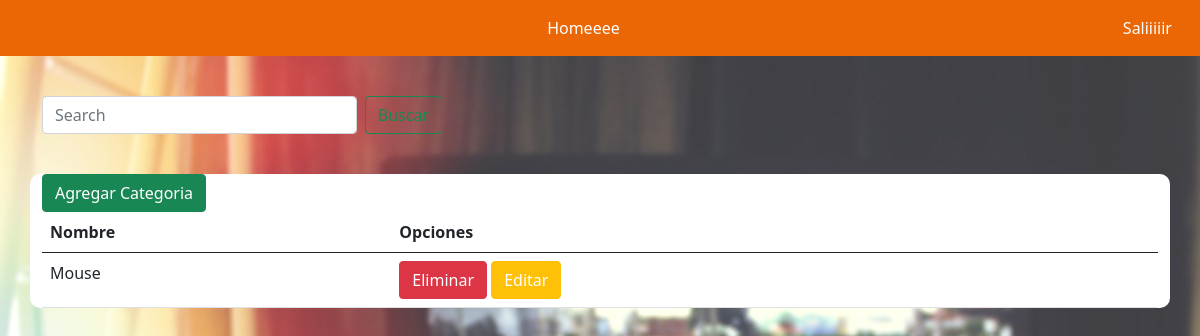
Before: /productos/listar-categoria/ with the older database file.
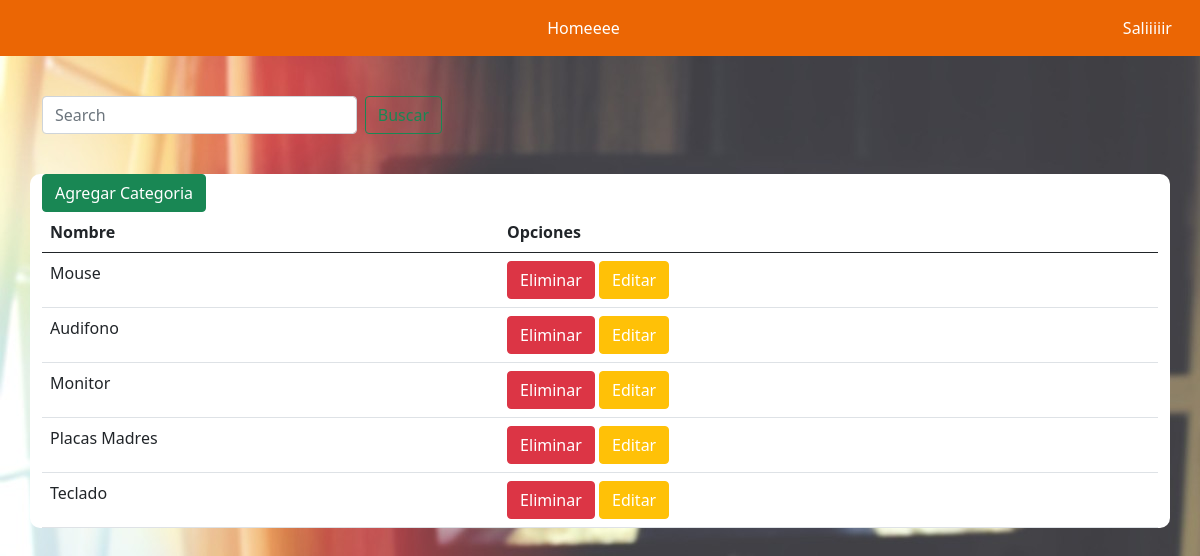
After: the same page with the newer database file.
### producto/models.py (models this page shows, shortened)
class Categoria(models.Model):
    id = models.AutoField(primary_key=True)
    Categoria = models.CharField(max_length=50)

### producto/views.py (the view)
# urls.py: path('listar-categoria/', listar_categoria, name="categorias"),
def listar_categoria(request):
    busqueda = request.GET.get("buscar")
    categorias = Categoria.objects.all()
    if busqueda:
        categorias = Categoria.objects.filter(
            Q(Categoria__icontains = busqueda)
        ).distinct()
    return render(request, 'categoria/listaCategorias.html', {'entity':categorias})

### carrito/context_processor.py (called while the page is built)
def importe_total_carro(request):
    total=0
    if 'carro' in request.session:
        for key, value in request.session["carro"].items():
            total=total+(float(value["precio"]))
    return {"importe_total_carro":total}

### producto/templates/categoria/listaCategorias.html
{% include 'baseadmin.html' %}
{% load static %}
<div class="container-sm">
    <form class="d-flex" id="barraBusqueda" method="GET">
        <input class="form-control me-2" type="search" placeholder="Search" aria-label="Search" name="buscar"
            value="{{request.GET.buscar}}">
        <button class="btn btn-outline-success" type="submit">Buscar</button>
    </form>
</div>
<div class="container-sm" id="categorias">
    <button type="button" class="btn btn-success"><a href="{% url 'agregar_categoria' %}">Agregar Categoria</a></button>
    <table class="table">
        <thead>
            <tr>
                <th scope="col">Nombre</th>
                <th scope="col">Opciones</th>
            </tr>
        </thead>
        <tbody>
            {% for p in entity %}
            <tr>
                <td>{{ p.Categoria | title }}</td>
                <td>
                    <button type="button" class="btn btn-danger"><a href="{% url 'eliminar_categoria' p.id %}">Eliminar</a></button>
                    <button type="button" class="btn btn-warning"><a href="{% url 'modificar_categoria' p.id %}">Editar</a></button>
                </td>
            </tr>
            {% endfor %}
        </tbody>
    </table>
</div>

Changed rows visible on the page:
added Categoria: Categoria "Audifono"
added Categoria: Categoria "Monitor"
added Categoria: Categoria "Placas Madres"
added Categoria: Categoria "Teclado"
